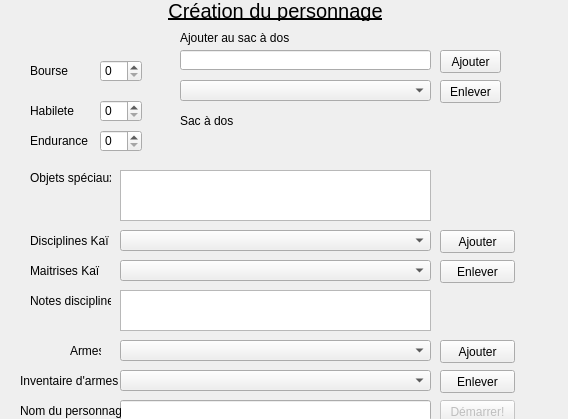
<?xml version="1.0" encoding="UTF-8"?>
<ui version="4.0">
 <class>pop_creation</class>
 <widget class="QWidget" name="pop_creation">
  <property name="geometry">
   <rect>
    <x>0</x>
    <y>0</y>
    <width>568</width>
    <height>419</height>
   </rect>
  </property>
  <property name="windowTitle">
   <string>Création du personnage</string>
  </property>
  <widget class="QLabel" name="labelCrea">
   <property name="geometry">
    <rect>
     <x>160</x>
     <y>0</y>
     <width>231</width>
     <height>21</height>
    </rect>
   </property>
   <property name="font">
    <font>
     <pointsize>15</pointsize>
     <underline>true</underline>
    </font>
   </property>
   <property name="text">
    <string>Création du personnage</string>
   </property>
   <property name="alignment">
    <set>Qt::AlignCenter</set>
   </property>
  </widget>
  <widget class="QLabel" name="labelHabilete">
   <property name="geometry">
    <rect>
     <x>30</x>
     <y>100</y>
     <width>61</width>
     <height>21</height>
    </rect>
   </property>
   <property name="text">
    <string>Habilete</string>
   </property>
  </widget>
  <widget class="QLabel" name="labelEndurance">
   <property name="geometry">
    <rect>
     <x>30</x>
     <y>130</y>
     <width>61</width>
     <height>21</height>
    </rect>
   </property>
   <property name="text">
    <string>Endurance</string>
   </property>
  </widget>
  <widget class="QComboBox" name="comboBoxDisciplines">
   <property name="geometry">
    <rect>
     <x>120</x>
     <y>230</y>
     <width>311</width>
     <height>21</height>
    </rect>
   </property>
   <property name="font">
    <font>
     <pointsize>10</pointsize>
    </font>
   </property>
   <property name="editable">
    <bool>false</bool>
   </property>
  </widget>
  <widget class="QLabel" name="labelDisciplines">
   <property name="geometry">
    <rect>
     <x>30</x>
     <y>230</y>
     <width>81</width>
     <height>21</height>
    </rect>
   </property>
   <property name="text">
    <string>Disciplines Kaï</string>
   </property>
  </widget>
  <widget class="QLabel" name="labelNotesDisciplines">
   <property name="geometry">
    <rect>
     <x>30</x>
     <y>290</y>
     <width>81</width>
     <height>21</height>
    </rect>
   </property>
   <property name="text">
    <string>Notes discipline</string>
   </property>
  </widget>
  <widget class="QPlainTextEdit" name="plainTextEditDiscipline">
   <property name="geometry">
    <rect>
     <x>120</x>
     <y>290</y>
     <width>311</width>
     <height>41</height>
    </rect>
   </property>
  </widget>
  <widget class="QComboBox" name="comboBoxMaitrise">
   <property name="geometry">
    <rect>
     <x>120</x>
     <y>260</y>
     <width>311</width>
     <height>21</height>
    </rect>
   </property>
   <property name="editable">
    <bool>false</bool>
   </property>
  </widget>
  <widget class="QLabel" name="labelMaitrise">
   <property name="geometry">
    <rect>
     <x>30</x>
     <y>260</y>
     <width>71</width>
     <height>21</height>
    </rect>
   </property>
   <property name="text">
    <string>Maitrises Kaï</string>
   </property>
  </widget>
  <widget class="QPushButton" name="pushButtonAjouterDiscipline">
   <property name="geometry">
    <rect>
     <x>440</x>
     <y>230</y>
     <width>75</width>
     <height>23</height>
    </rect>
   </property>
   <property name="text">
    <string>Ajouter</string>
   </property>
  </widget>
  <widget class="QPushButton" name="pushButtonEnleverDiscipline">
   <property name="geometry">
    <rect>
     <x>440</x>
     <y>260</y>
     <width>75</width>
     <height>23</height>
    </rect>
   </property>
   <property name="text">
    <string>Enlever</string>
   </property>
  </widget>
  <widget class="QLabel" name="labelArmes">
   <property name="geometry">
    <rect>
     <x>70</x>
     <y>340</y>
     <width>31</width>
     <height>21</height>
    </rect>
   </property>
   <property name="text">
    <string>Armes</string>
   </property>
  </widget>
  <widget class="QSpinBox" name="spinBoxHabilete">
   <property name="geometry">
    <rect>
     <x>100</x>
     <y>100</y>
     <width>42</width>
     <height>22</height>
    </rect>
   </property>
  </widget>
  <widget class="QSpinBox" name="spinBoxEndurance">
   <property name="geometry">
    <rect>
     <x>100</x>
     <y>130</y>
     <width>42</width>
     <height>22</height>
    </rect>
   </property>
  </widget>
  <widget class="QComboBox" name="comboBoxArmes">
   <property name="geometry">
    <rect>
     <x>120</x>
     <y>340</y>
     <width>311</width>
     <height>21</height>
    </rect>
   </property>
   <property name="font">
    <font>
     <pointsize>10</pointsize>
    </font>
   </property>
   <property name="editable">
    <bool>false</bool>
   </property>
  </widget>
  <widget class="QComboBox" name="comboBoxInventaireArmes">
   <property name="geometry">
    <rect>
     <x>120</x>
     <y>370</y>
     <width>311</width>
     <height>21</height>
    </rect>
   </property>
   <property name="font">
    <font>
     <pointsize>10</pointsize>
    </font>
   </property>
   <property name="editable">
    <bool>false</bool>
   </property>
   <property name="currentText">
    <string/>
   </property>
   <property name="currentIndex">
    <number>-1</number>
   </property>
   <property name="maxVisibleItems">
    <number>2</number>
   </property>
   <property name="maxCount">
    <number>2</number>
   </property>
  </widget>
  <widget class="QLabel" name="labelArmes_2">
   <property name="geometry">
    <rect>
     <x>20</x>
     <y>370</y>
     <width>101</width>
     <height>21</height>
    </rect>
   </property>
   <property name="text">
    <string>Inventaire d'armes</string>
   </property>
  </widget>
  <widget class="QPushButton" name="pushButtonAjouterArme">
   <property name="geometry">
    <rect>
     <x>440</x>
     <y>340</y>
     <width>75</width>
     <height>23</height>
    </rect>
   </property>
   <property name="text">
    <string>Ajouter</string>
   </property>
  </widget>
  <widget class="QPushButton" name="pushButtonEnleverArme">
   <property name="geometry">
    <rect>
     <x>440</x>
     <y>370</y>
     <width>75</width>
     <height>23</height>
    </rect>
   </property>
   <property name="text">
    <string>Enlever</string>
   </property>
  </widget>
  <widget class="QLabel" name="labelSacADos">
   <property name="geometry">
    <rect>
     <x>180</x>
     <y>30</y>
     <width>111</width>
     <height>16</height>
    </rect>
   </property>
   <property name="text">
    <string>Ajouter au sac à dos</string>
   </property>
  </widget>
  <widget class="QSpinBox" name="spinBoxBourse">
   <property name="geometry">
    <rect>
     <x>100</x>
     <y>60</y>
     <width>42</width>
     <height>22</height>
    </rect>
   </property>
  </widget>
  <widget class="QLabel" name="labelBourse">
   <property name="geometry">
    <rect>
     <x>30</x>
     <y>60</y>
     <width>61</width>
     <height>21</height>
    </rect>
   </property>
   <property name="text">
    <string>Bourse</string>
   </property>
  </widget>
  <widget class="QLabel" name="labelObjetsSpeciaux">
   <property name="geometry">
    <rect>
     <x>30</x>
     <y>170</y>
     <width>81</width>
     <height>16</height>
    </rect>
   </property>
   <property name="text">
    <string>Objets spéciaux</string>
   </property>
  </widget>
  <widget class="QPlainTextEdit" name="plainTextEditObjetsSpeciaux">
   <property name="geometry">
    <rect>
     <x>120</x>
     <y>170</y>
     <width>311</width>
     <height>51</height>
    </rect>
   </property>
  </widget>
  <widget class="QLineEdit" name="lineEditNomPersonnage">
   <property name="geometry">
    <rect>
     <x>120</x>
     <y>400</y>
     <width>311</width>
     <height>21</height>
    </rect>
   </property>
  </widget>
  <widget class="QLabel" name="labelNomPersonnage">
   <property name="geometry">
    <rect>
     <x>20</x>
     <y>400</y>
     <width>101</width>
     <height>21</height>
    </rect>
   </property>
   <property name="text">
    <string>Nom du personnage</string>
   </property>
  </widget>
  <widget class="QPushButton" name="pushButtonDemarrer">
   <property name="enabled">
    <bool>false</bool>
   </property>
   <property name="geometry">
    <rect>
     <x>440</x>
     <y>400</y>
     <width>75</width>
     <height>23</height>
    </rect>
   </property>
   <property name="text">
    <string>Démarrer!</string>
   </property>
  </widget>
  <widget class="QPushButton" name="pushButtonAjouterSac">
   <property name="geometry">
    <rect>
     <x>440</x>
     <y>50</y>
     <width>61</width>
     <height>23</height>
    </rect>
   </property>
   <property name="text">
    <string>Ajouter</string>
   </property>
  </widget>
  <widget class="QPushButton" name="pushButtonEnleverSac">
   <property name="geometry">
    <rect>
     <x>440</x>
     <y>80</y>
     <width>61</width>
     <height>23</height>
    </rect>
   </property>
   <property name="text">
    <string>Enlever</string>
   </property>
  </widget>
  <widget class="QLineEdit" name="lineEditObjet">
   <property name="geometry">
    <rect>
     <x>180</x>
     <y>50</y>
     <width>251</width>
     <height>20</height>
    </rect>
   </property>
  </widget>
  <widget class="QComboBox" name="comboBoxInventaire">
   <property name="geometry">
    <rect>
     <x>180</x>
     <y>80</y>
     <width>251</width>
     <height>21</height>
    </rect>
   </property>
   <property name="maxCount">
    <number>8</number>
   </property>
  </widget>
  <widget class="QLabel" name="labelSac">
   <property name="geometry">
    <rect>
     <x>180</x>
     <y>110</y>
     <width>81</width>
     <height>21</height>
    </rect>
   </property>
   <property name="text">
    <string>Sac à dos</string>
   </property>
  </widget>
 </widget>
 <resources/>
 <connections/>
</ui>
